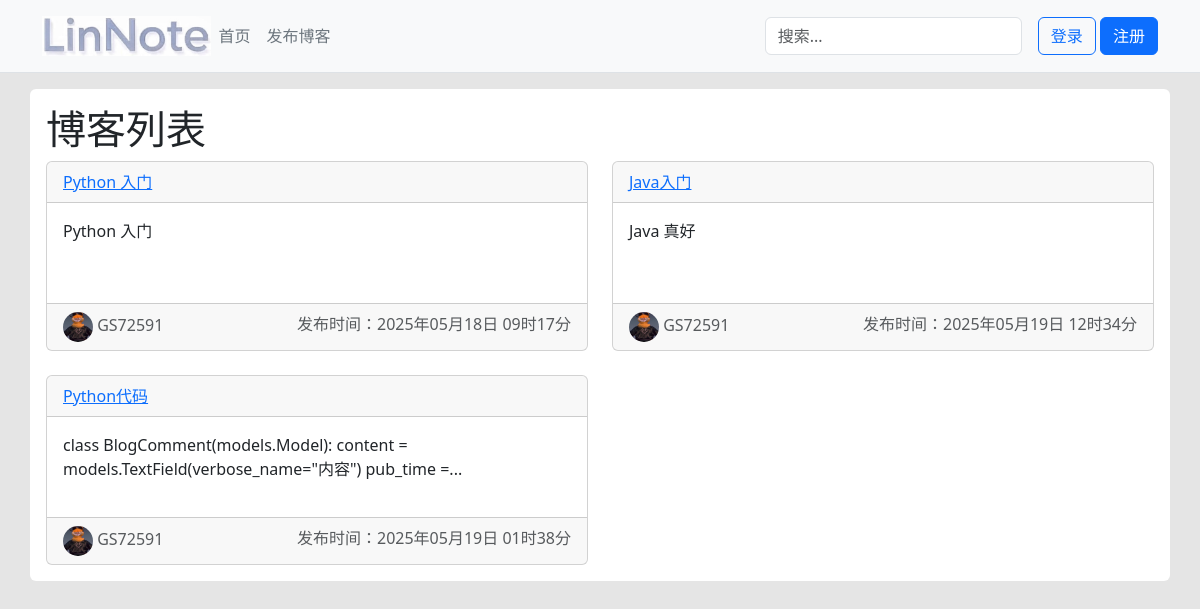
The page / on the database its author committed.
### blog/models.py (models this page shows, shortened)
class Blog(models.Model):
    title = models.CharField(max_length=200, verbose_name="标题")
    content = models.TextField(verbose_name="内容")
    pub_time = models.DateTimeField(auto_now_add=True, verbose_name="发布时间")
    category = models.ForeignKey(
        BlogCategory, on_delete=models.CASCADE, verbose_name="分类"
    )
    User = get_user_model()
    author = models.ForeignKey(User, on_delete=models.CASCADE, verbose_name="作者")
    class Meta:
        verbose_name = "博客"
        verbose_name_plural = verbose_name

### blog/views.py (the view)
# urls.py: path("", views.index, name="index"),
def index(request):
    blogs = Blog.objects.all()
    return render(request, "index.html", context={"blogs": blogs})

### templates/index.html (shortened to what this page needs)
{% extends "base.html" %}
{% block main %}
    <h1>博客列表</h1>
    <div class="row row-cols-2 row-gap-4">
        {% for blog in blogs %}
            <div class="col">
                <div class="card">
                    <div class="card-header">
                        <a href="{% url 'blog:blog_detail' blog_id=blog.id %}">{{ blog.title }}</a>
                    </div>
                    <div class="card-body" style="height: 100px;">
                        <p class="card-text">{{ blog.content|striptags|truncatechars:100 }}</p>
                    </div>
                    <div class="card-footer text-muted d-flex justify-content-between">
                        <div>
                            <img src="{% static 'image/avatar.jpg'%}" class="rounded-circle" width="30" height="30">
                            {{ blog.author.username }}
                        </div>
                        <div>
                            发布时间：{{ blog.pub_time|date:"Y年m月d日 h时i分" }}
                        </div>
                    </div>
                </div>
            </div>
        {% endfor %}
    </div>
{% endblock %}

### templates/base.html (shortened to what this page needs)
<!DOCTYPE html>
<html lang="en">
<head>
    <link rel="stylesheet" href="{% static 'bootstrap5/bootstrap.min.css' %}">
    <link rel="stylesheet" href="{% static 'css/base.css' %}">
</head>
<body>
    <header class="p-3 text-bg-light border-bottom mb-3">
        <div class="container">
            <div class="d-flex flex-wrap align-items-center justify-content-center justify-content-lg-start">
                <a href="/" class="d-flex align-items-center mb-2 mb-lg-0 text-white text-decoration-none">
                    <img src="{% static 'image/logo003.jpg' %}" height="40">
                </a>
                <ul class="nav col-12 col-lg-auto me-lg-auto mb-2 justify-content-center mb-md-0">
                    <li><a href="/" class="nav-link px-2 text-secondary">首页</a></li>
                    <li><a href="{% url 'blog:pub_blog' %}" class="nav-link px-2 text-secondary">发布博客</a></li>
                </ul>
                <form class="col-12 col-lg-auto mb-3 mb-lg-0 me-lg-3" role="search" action="{% url 'blog:search' %}" method="GET">
                    <input type="search" class="form-control"  name="q" placeholder="搜索..." aria-label="Search">
                </form>
                {% if user.is_authenticated %}
                    {% comment %} 如果登录了，就显示用户的头像 {% endcomment %}
                    <div class="dropdown text-end">
                        <a href="#" class="d-block link-body-emphasis text-decoration-none dropdown-toggle"
                        data-bs-toggle="dropdown" aria-expanded="false">
                            <img src="{% static 'image/avatar.jpg' %}" alt="mdo" width="32" height="32" class="rounded-circle">
                        </a>
                        <ul class="dropdown-menu text-small" style="">
                            <li><a class="dropdown-item" href="{% url 'linauth:logout' %}">退出登录</a></li>
                        </ul>
                    </div>
                {% else %}
                    <div class="text-end">
                        <a href="{% url 'linauth:login' %}" type="button" class="btn btn-outline-primary">登录</a>
                        <a href="{% url 'linauth:register' %}" type="button" class="btn btn-primary">注册</a>
                    </div>
                {% endif %}
            </div>
        </div>
    </header>
    <main class="container bg-white p-3 rounded">
        {% block main %}{% endblock %}
    </main>
</body>
</html>

### static/css/base.css (style rules this page uses)
body { background-color: rgba(0, 0, 0, 0.1); }

### rows shown on the page
Blog: title "Python 入门", content "Python 入门", author.username "GS72591", pub_time "2025年05月18日 09时17分"
Blog: title "Java入门", content "Java 真好", author.username "GS72591", pub_time "2025年05月19日 12时34分"
Blog: title "Python代码", content "class BlogComment(models.Model): content = models.TextField(verbose_name=\"内容\") pub_time =...", author.username "GS72591", pub_time "2025年05月19日 01时38分"
